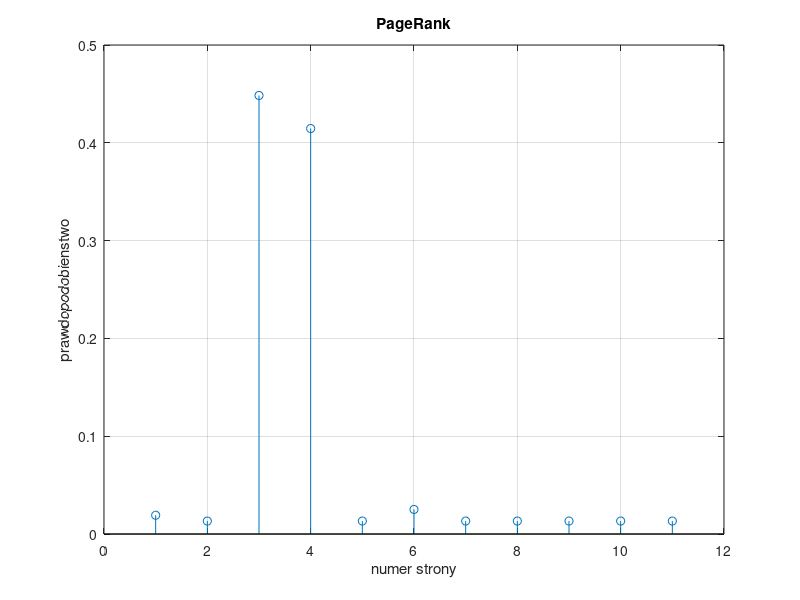
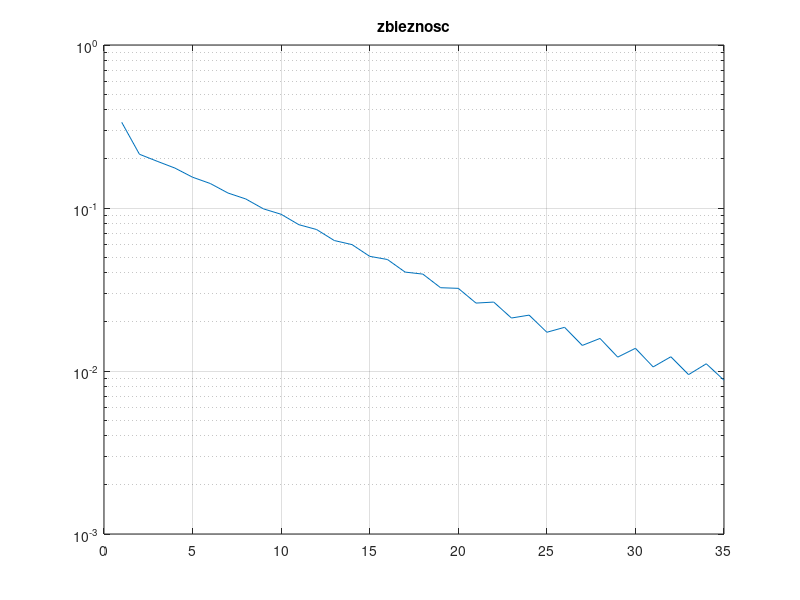

Write MATLAB code to recreate these figures, in order.
clear all;

fid = fopen('input_graph.txt');
EDGES = fscanf(fid, '%i -> %i', [2 inf]);
fclose(fid);

d=0.86;
zbieznosc = 0.0001;
N=max(max(EDGES));

B=zeros(N);

for i=1:1:N
    B(EDGES(2,i),EDGES(1,i))=1;
end

L=zeros(1,N);

for i=1:1:N
   L(EDGES(1,i))=L(EDGES(1,i))+1;
end

for i=1:1:N
    if(L(i)==0)
        L(i)=N-1;
    end
end
LAMBDA=diag(1./L);
E=ones(N);
M=(d*B*LAMBDA+((1-d)/N)*E);

R0=zeros(N,1);

for i=1:1:N
R0(i)=1/N;
end

lastR=ones(N,1)*inf;
R=R0;
i=0;
Rfinal= [    0.0205
    0.0142
    0.4445
    0.4085
    0.0142
    0.0268
    0.0142
    0.0142
    0.0142
    0.0142
    0.0142];
while (norm((R-lastR),2)>zbieznosc)
i=i+1;
lastR=R;
R=M*R;
R=R/norm(R,1);
lambda=R.'*M*R/(R.'*R);
power_err(i)=norm(R-Rfinal);
end
stem(R);
grid on;
xlabel('numer strony');
ylabel('prawdopodobienstwo');
title('PageRank');
figure;

power_err_uciety=power_err(1:35);

semilogy(power_err_uciety);
grid on;
title('zbieznosc');

polyfit(1:length(power_err_uciety),log(power_err_uciety), 1)



M_w_wl=sort(abs(eig(M)),'descend');
log(M_w_wl(2)/M_w_wl(1))
